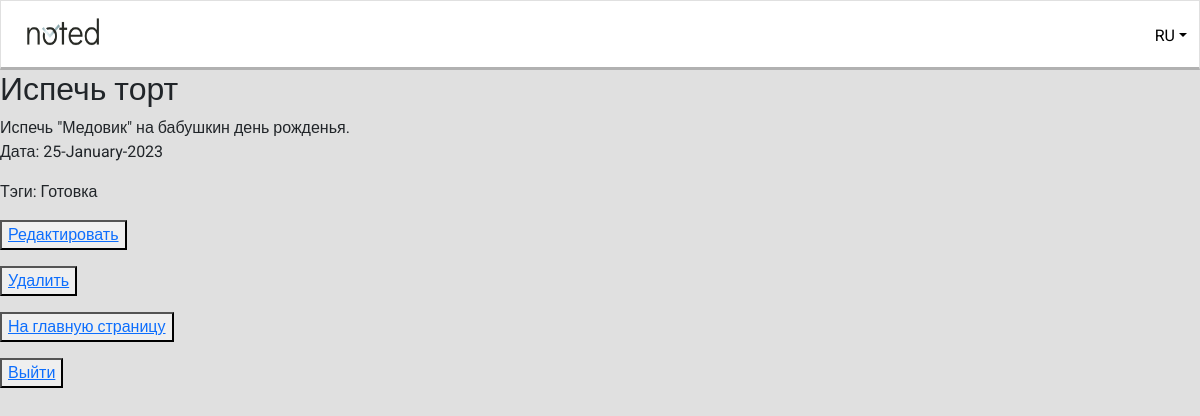
Before: /main/13 with the older database file.
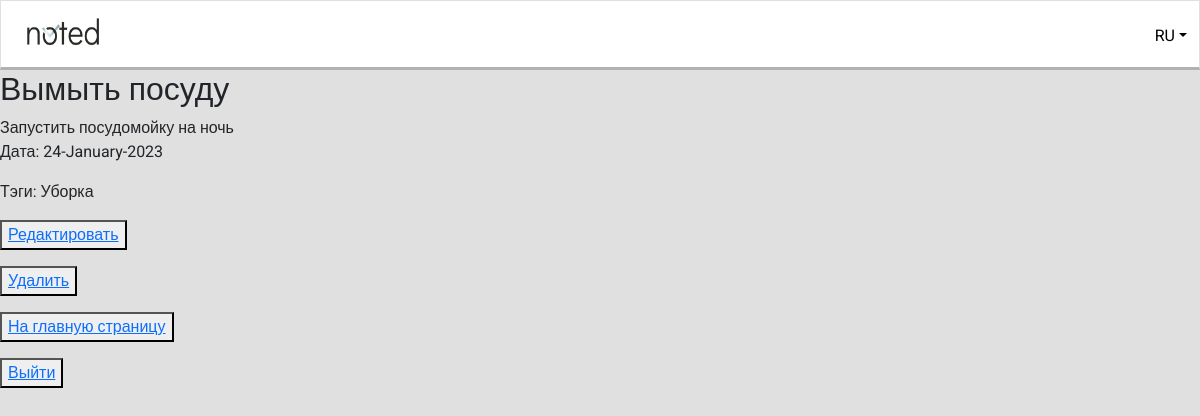
After: the same page with the newer database file.
### notes/models.py (models this page shows, shortened)
class Note(models.Model):
    LOW = 0
    NORMAL = 1
    HIGH = 2
    PRIORITIES = [
        (LOW, 'Low'),
        (NORMAL, 'Normal'),
        (HIGH, 'High'),
    ]
    note_title = models.CharField(max_length=250)
    note_text = models.TextField()
    note_priority = models.IntegerField(choices=PRIORITIES, default=0)
    note_time = models.DateField(blank=True)
    note_author = models.ForeignKey(User, on_delete=models.CASCADE)
    tags = models.ManyToManyField(Tag)

class Tag(models.Model):
    name = models.CharField(max_length=30)

### notes/views.py (the view)
# urls.py: path('<int:pk>', NoteDetail.as_view(), name='note_detail'),
class NoteDetail(DetailView):
    model = Note
    template_name = 'note.html'
    context_object_name = 'note'

### templates/note.html (shortened to what this page needs)
{% extends 'default.html' %}
{% block content %}
<h2>{{ note.note_title }}</h2>
{{ note.note_text }}
<p>Дата: {{ note.note_time|date:'d-F-Y' }}</p>
<p>Тэги: {% for tag in note.tags.all %}
        {{ tag.name|title }}
        {% endfor %}</p>
<p><button> <a href="{% url 'note_edit' note.id %}">Редактировать</a> </button></p>
<p><button><a href="{% url 'note_delete' note.id %}"><u> Удалить </u></a></button></p>
<p><button> <a href="{% url 'main' %}">На главную страницу</a> </button></p>
<p><button> <a href="{% url 'logout' %}">Выйти</a> </button></p>
{% endblock content %}

### templates/default.html (shortened to what this page needs)
<!DOCTYPE html>
<html lang="ru">
<head>
    {% load bootstrap5 %}
    {% bootstrap_css %}
    {% load static %}
    <link rel="stylesheet" type="text/css" href="{% static 'css/styles.css' %}">
</head>
<body>
    <header>
        <div class="container-xxl text-center header-area" >
            <div class="row align-items-center justify-content-between" style="height: 70px;">
                <div class="col-auto me-auto">
                    <img src="/static/images/Noted_colour_full_RGB.png" alt="Logo" width="100" height="50">
                </div>
                <div class="col-auto">
                    <a class="nav-link dropdown-toggle" href="#" role="button" data-bs-toggle="dropdown" aria-expanded="false" style="color: black;">RU</a>
                </div>
            </div>
        </div>
    </header>
    {% block content %}
    {% endblock content %}
</body>
</html>

### static/css/styles.css (style rules this page uses)
body { font-family: 'Roboto', sans-serif; background: #E0E0E0; }
.header-area { height: 70px; border-top: 0.5px solid #E0E0E0; border-right: 0.5px solid #E0E0E0; border-left: 0.5px solid #E0E0E0; border-bottom: 3px solid #b1b1b1; background: #ffffff; }

Changed rows visible on the page:
no longer on this page (row unchanged): Tag: name "Готовка"
changed Note: note_title "Испечь торт" → "Вымыть посуду"; note_text "Испечь \"Медовик\" на бабушкин день рожденья." → "Запустить посудомойку на ночь"; note_time "25-January-2023" → "24-January-2023"
now on this page (row unchanged): Tag: name "Уборка"
